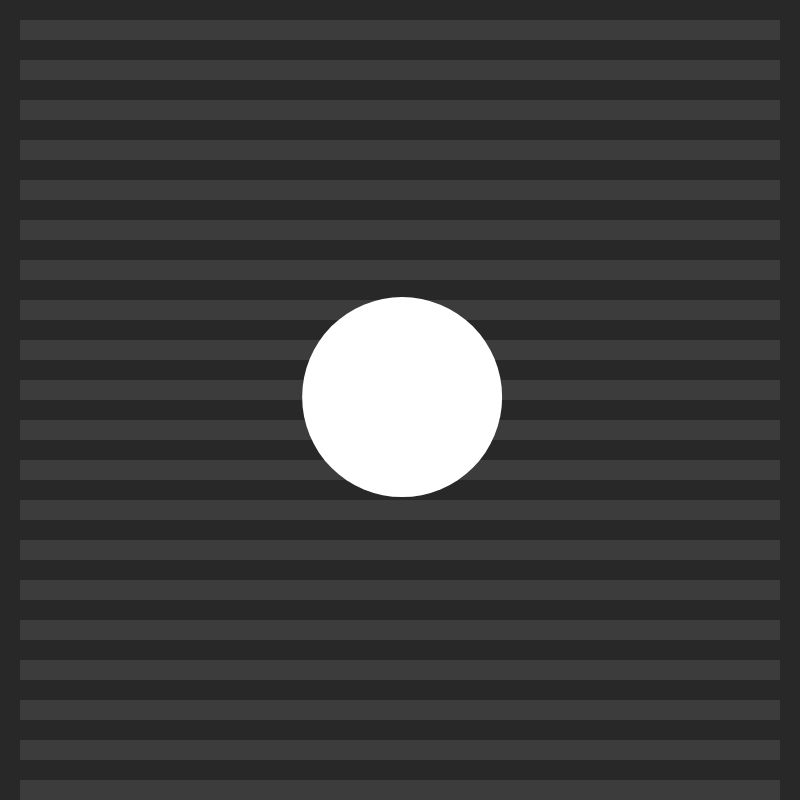
Frame 1 (no input)
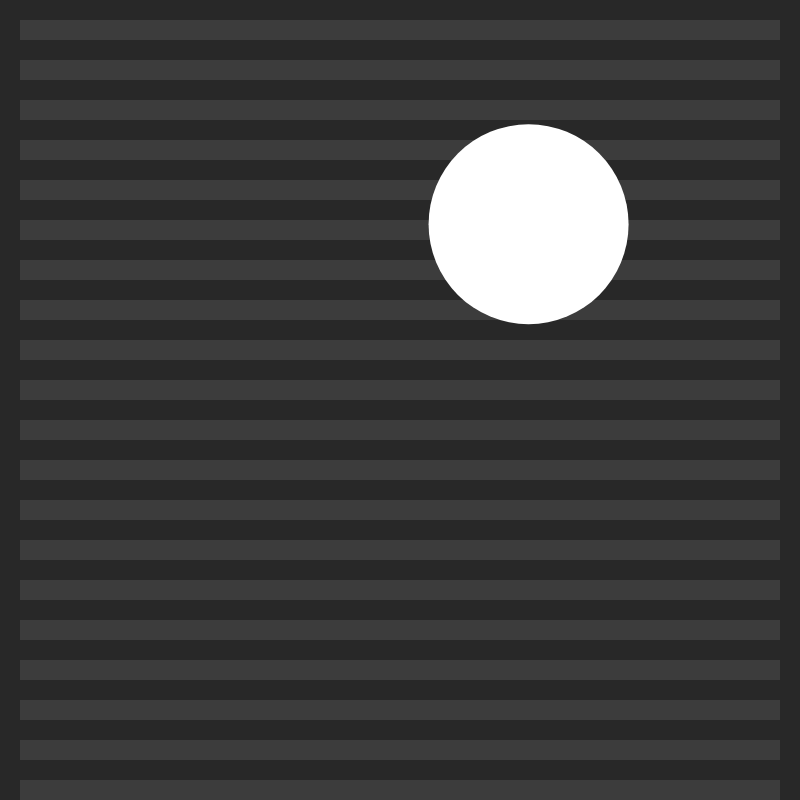
Frame 60 (no input)
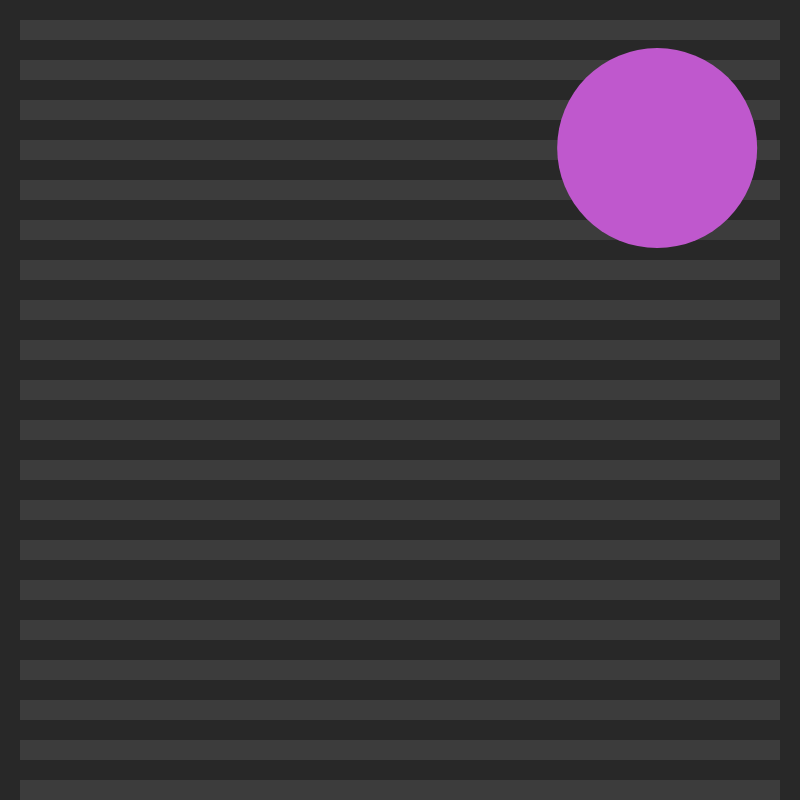
Frame 120 (the mouse pressed at the canvas centre since frame 60)

The p5.js sketch that drew these frames (run headless with seeded random() and noise() and a simulated clock; from frame 60 on, the mouse is pressed at the canvas centre):

// p5.js sketch
// ── sketch.js
//The bouncing ball is a great example that demonstrates the uses of
//conditionals. The ball moves on the X and Y axis by moving one pixel
//to left or right (X), or up and down (Y). When the ball reaches the
//edges of the window (i.e. when the position variable approximates 0 or
//800), we reverse its speed by multiplying it with -1 (which appears
//as bouncing off the canvas edge).


//Setup of global variables
let x, y;
let ellipseSize = 200;
let speedX, speedY;
let col;

function setup() {
  let canvas = createCanvas(800, 800);
  canvas.id("p5-canvas");

  noStroke();

  //Assign initial X and Y values to the center
  x = width/2;
  y = height/2;

  speedX = random(-5., 5.);
  speedY = random(-5., 5.);
  col = color (255, 255, 255)
}

function draw() {
  background(40);

  //Background grid
  fill(60);
  rect(20,20,width-40, 20);
  rect(20,60,width-40, 20);
  rect(20,100,width-40, 20);
  rect(20,140,width-40, 20);
  rect(20,180,width-40, 20);
  rect(20,220,width-40, 20);
  rect(20,260,width-40, 20);
  rect(20,300,width-40, 20);
  rect(20,340,width-40, 20);
  rect(20,380,width-40, 20);
  rect(20,420,width-40, 20);
  rect(20,460,width-40, 20);
  rect(20,500,width-40, 20);
  rect(20,540,width-40, 20);
  rect(20,580,width-40, 20);
  rect(20,620,width-40, 20);
  rect(20,660,width-40, 20);
  rect(20,700,width-40, 20);
  rect(20,740,width-40, 20);
  rect(20,780,width-40, 20);

  //Adjust the position based on speedX and speedY
  x = x+speedX;
  y = y+speedY;

  //Check the boundaries. If we hit the boundaries on the X axis, reverse,
  //and for every collision change the color
  if ((x > width-ellipseSize/2) || (x < 0+ellipseSize/2)) {
    speedX = (speedX * -1);
    col = color (random(255), random(255), random(255));
  }

  //Check the boundaries. If we hit the boundaries on the Y axis, reverse,
  //and for every collision change the color
  if ((y > height-ellipseSize/2) || (y < ellipseSize/2)) {
    speedY = speedY * -1;
    col = color (random(255), random(255), random(255));
  }
  fill(col);
  ellipse(x, y, ellipseSize, ellipseSize);
}
